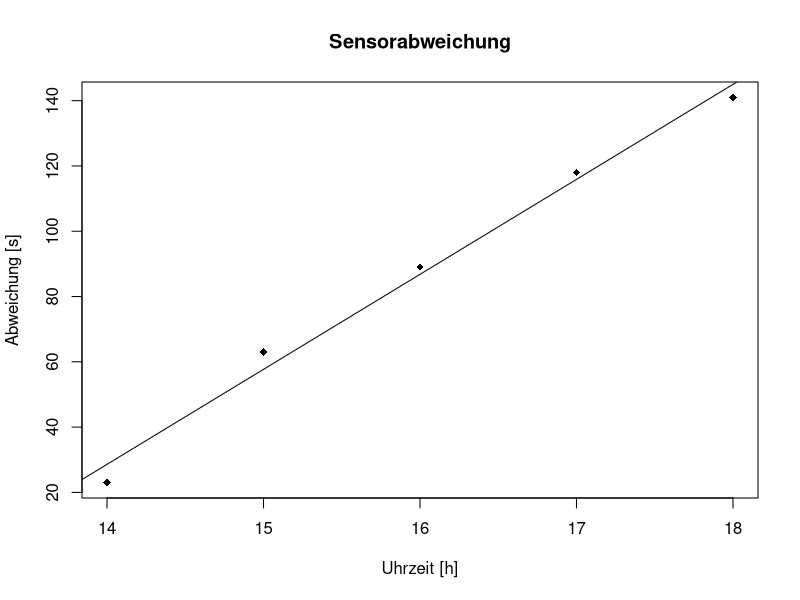

The R source for this figure:
sensor <- read.csv("sensor.csv")
l <- lm(abweichung ~ zeit, data = sensor)
summary(l)

pdf("sensor.pdf")
plot(sensor$zeit, sensor$abweichung,
        main = "Sensorabweichung",
        xlab = "Uhrzeit [h]", ylab = "Abweichung [s]",
        pch = 18)
abline(l)
